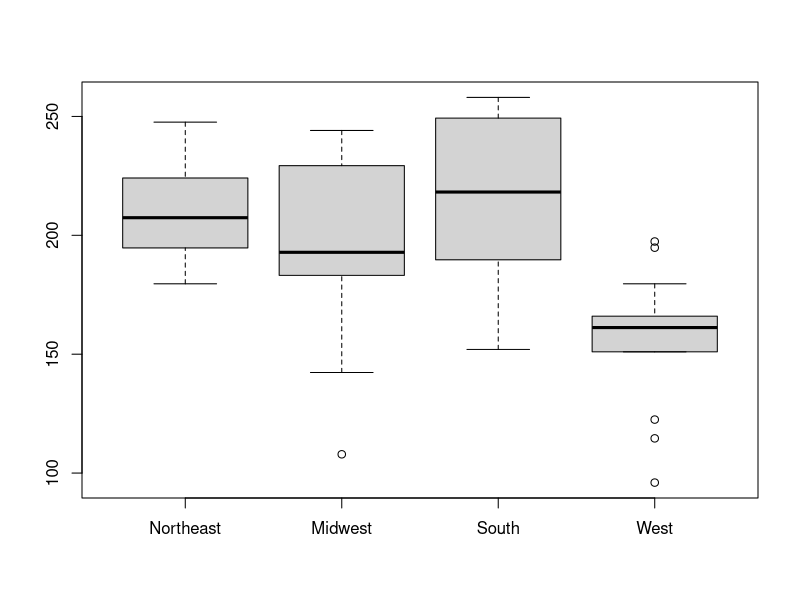
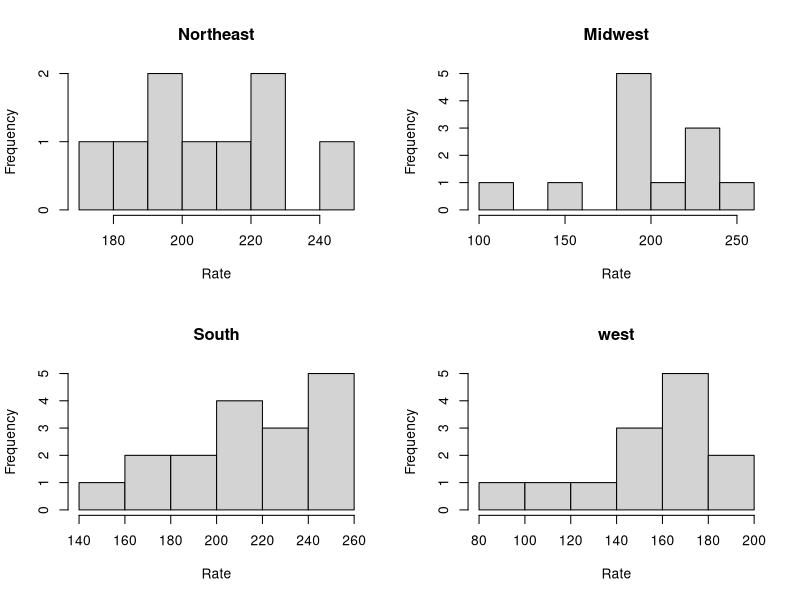

Write R code to recreate these figures, in order.
data = read.csv('heart_disease.csv', header = T)
attach(data)
####################
### Arrange data ###
####################

# Split into vectors by region
northeast <- subset(data, data$Region=="Northeast")
northeast.rate <- northeast[,4]

midwest <- subset(data, data$Region=="Midwest")
midwest.rate <- midwest[,4]

south <- subset(data, data$Region=="South")
south.rate <- south[,4]

west <- subset(data, data$Region=="West")
west.rate <- west[,4]


# Create group vector: 1 Northeast, 2 Midwest, 3 South, 4 West
division_vec <- c(rep(1, length(northeast.rate)), rep(2, length(midwest.rate)), rep(3, length(south.rate)), 
                  rep(4, length(west.rate)))

rate_vec <- c(northeast.rate, midwest.rate, south.rate, west.rate)

#####################################
### Summary Statistics and plots  ###
#####################################
summary(Rate[1:51])
summary(northeast.rate)
summary(midwest.rate)
summary(south.rate)
summary(west.rate)

par(mfrow=c(1,1))
boxplot(northeast.rate,midwest.rate, south.rate, west.rate, 
        names = c("Northeast", "Midwest", "South", "West"))

par(mfrow=c(2,2))
hist(northeast.rate, main = "Northeast", xlab = "Rate")
hist(midwest.rate, main = "Midwest", xlab = "Rate")
hist(south.rate, main = "South", xlab = "Rate")
hist(west.rate, main = "west", xlab = "Rate")

#####################################
### Permutation Test on Deviances ###
#####################################
data.2 = read.csv('region_state_rates.csv', header = T)
attach(data.2)

test.deviance = function(trt1,trt2)
{
  dev1 = trt1 - median(trt1);
  dev2 <- trt2 - median(trt2)
  all = c(dev1, dev2)
  index = seq(along=all)
  indexIntrt1 = combn(index, 3)
  RMD = NULL
  
  for(i in 1:dim(indexIntrt1)[2])
  {
    RMD[i] = mean(abs(all[indexIntrt1[, i]]))/mean(abs(all[-indexIntrt1[, i]]))
  }
  
  p_value = sum(RMD >= RMD[1])/length(RMD)
  p_value
}

regions = list(0,0,0,0)

for (i in 1:4)
{
  regions[[i]] = data.2[[i]][!is.na(data.2[i])]
}

p.values.list = NULL

for (i in 1:4)
{
  for(j in 1:4)
  {
    p.values.list = c(p.values.list, test.deviance(regions[[i]],regions[[j]]))
  }
}

min(p.values.list)<=0.05
min(p.values.list)

###########################
### Kruskal-Wallis test ###
###########################
kruskal.test(rate_vec, division_vec) # kruskal.test(rate_vec~divison_vec) gives the same result
# Kruskal-Wallis rank sum test
# 
# data:  rate_vec.2 and division_vec.2
# Kruskal-Wallis chi-squared = 17.589, df = 3, p-value = 0.0005346
